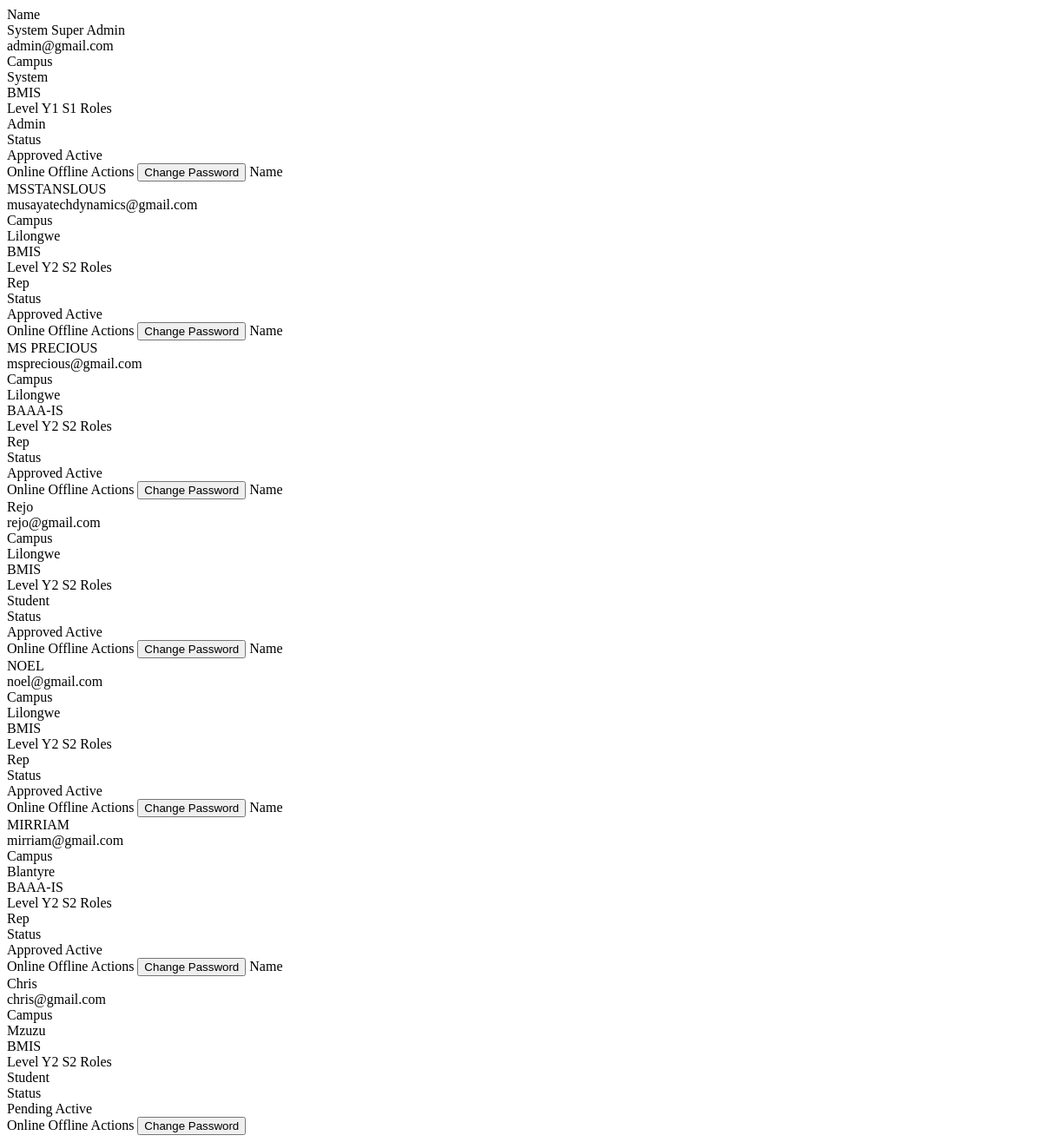
Before: /admin/table/users (signed in) with the older database file.
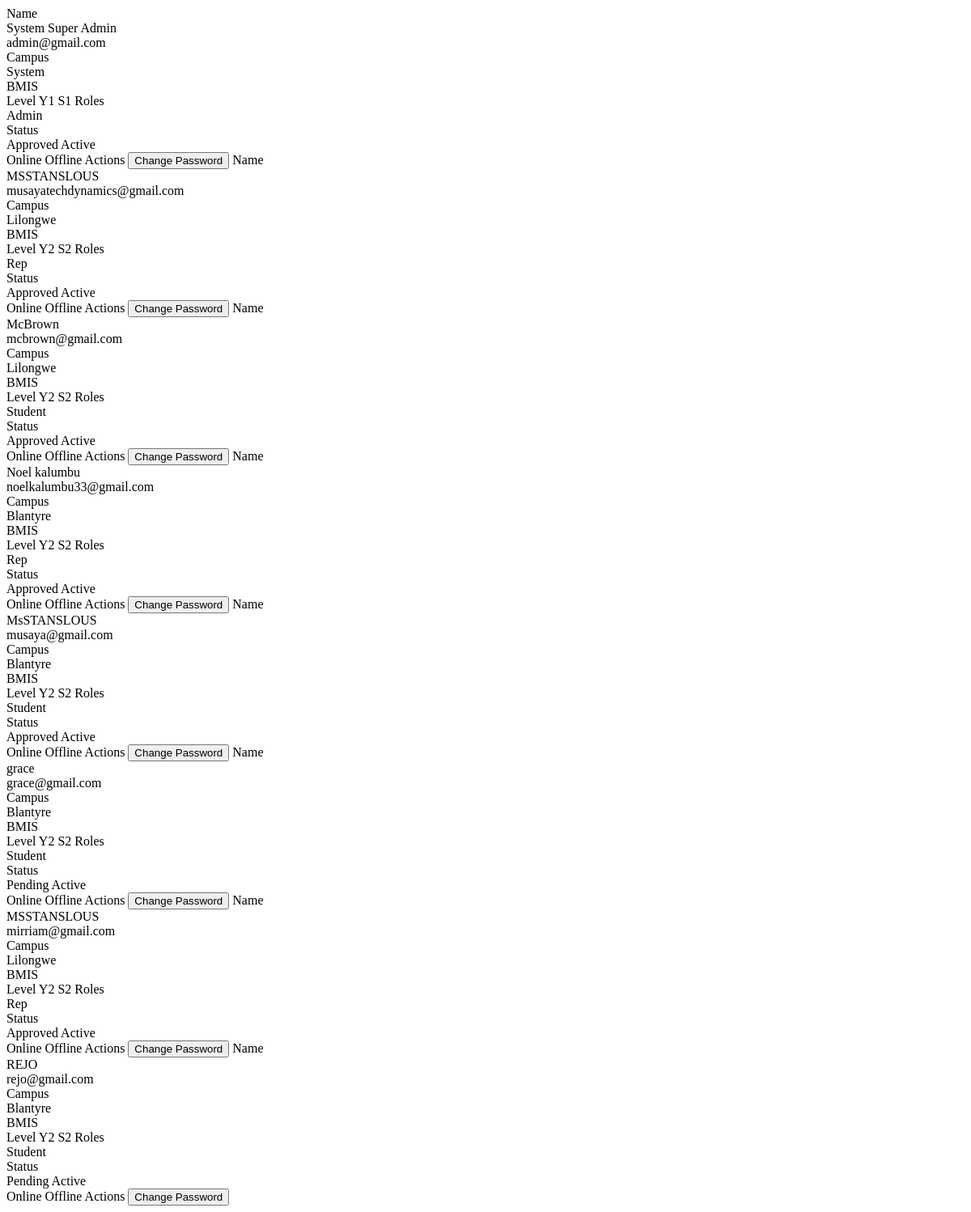
After: the same page with the newer database file.
### app/models.py (models this page shows)
class User(db.Model, UserMixin):
    id = db.Column(db.Integer, primary_key=True)
    full_name = db.Column(db.String(100), nullable=False)
    email = db.Column(db.String(120), unique=True, nullable=False)
    password_hash = db.Column(db.String(128), nullable=False)
    campus = db.Column(db.String(50), nullable=False)
    student_id = db.Column(db.String(20), nullable=True)
    phone_number = db.Column(db.String(15), nullable=True)
    year = db.Column(db.Integer, default=1)
    semester = db.Column(db.Integer, default=1)
    program_id = db.Column(db.Integer, db.ForeignKey('program.id'), nullable=False)
    is_approved = db.Column(db.Boolean, default=False)
    is_class_rep = db.Column(db.Boolean, default=False)
    is_admin = db.Column(db.Boolean, default=False)
    created_at = db.Column(db.DateTime, default=datetime.utcnow)
    theme_preference = db.Column(db.String(20), default='light')  # 'light' or 'dark'
    language_preference = db.Column(db.String(10), default='en')  # 'en' for now
    is_active = db.Column(db.Boolean, default=True)  # soft delete flag

class Program(db.Model):
    id = db.Column(db.Integer, primary_key=True)
    name = db.Column(db.String(100), nullable=False, unique=True)
    users = db.relationship('User', backref='program', lazy=True)

### app/core/routes.py (the view)
@core.route('/admin/table/users')
@login_required
def admin_users_table():
    if not current_user.is_admin:
        abort(403)
    page = request.args.get('page', 1, type=int)
    per_page = 10
    query = User.query
    paginated = paginate_query(query, page, per_page)
    return render_template('core/admin/_users_table_body.html',
                           users=paginated['items'],
                           page=paginated['page'],
                           pages=paginated['pages'],
                           now=datetime.utcnow())

### app/__init__.py (called while the page is built)
@login_manager.user_loader
def load_user(user_id):
    return User.query.get(int(user_id))

### app/core/routes.py (called while the page is built)
def paginate_query(query, page=1, per_page=10):
    total = query.count()
    items = query.offset((page - 1) * per_page).limit(per_page).all()
    return {
        'items': items,
        'total': total,
        'page': page,
        'per_page': per_page,
        'pages': (total + per_page - 1) // per_page if total > 0 else 1
    }

### app/templates/core/admin/_users_table_body.html (shortened to what this page needs)
{% for user in users %}
<tr class="block sm:table-row hover:bg-[#faf8f5] transition-colors border-b sm:border-b-0 border-[#f0ebe3] mb-4 sm:mb-0 rounded-xl sm:rounded-none shadow-sm sm:shadow-none">
    <td class="block sm:table-cell px-6 py-4 whitespace-nowrap">
        <span class="sm:hidden text-[10px] font-bold text-[#b5aaa0] uppercase tracking-wider block">Name</span>
        <div class="font-bold text-[#1a1a1a]">{{ user.full_name }}</div>
        <div class="text-[#b5aaa0] text-xs mt-0.5">{{ user.email }}</div>
    </td>
    <td class="block sm:table-cell px-6 py-4 whitespace-nowrap">
        <span class="sm:hidden text-[10px] font-bold text-[#b5aaa0] uppercase tracking-wider block">Campus</span>
        <div class="text-[#5a5248] font-semibold text-xs uppercase tracking-wide">{{ user.campus or 'N/A' }}</div>
        <div class="text-[#6b5e50] text-[10px] font-bold uppercase tracking-tight mt-0.5">{{ user.program.name }}</div>
    </td>
    <td class="block sm:table-cell px-6 py-4 whitespace-nowrap">
        <span class="sm:hidden text-[10px] font-bold text-[#b5aaa0] uppercase tracking-wider block">Level</span>
        <span class="font-mono font-black text-[#5a5248] bg-[#f5f2ec] border border-[#ede8e0] px-2 py-0.5 rounded text-xs">Y{{ user.year }} S{{ user.semester }}</span>
    </td>
    <td class="block sm:table-cell px-6 py-4 whitespace-nowrap">
        <span class="sm:hidden text-[10px] font-bold text-[#b5aaa0] uppercase tracking-wider block">Roles</span>
        <div class="flex flex-wrap gap-1">
            {% if user.is_admin %}
            <span class="bg-red-100 text-red-700 text-[9px] font-bold px-2 py-0.5 rounded-md border border-red-200">Admin</span>
            {% endif %}
            {% if user.is_class_rep %}
            <span class="bg-amber-100 text-amber-700 text-[9px] font-bold px-2 py-0.5 rounded-md border border-amber-200">Rep</span>
            {% endif %}
            {% if not user.is_admin and not user.is_class_rep %}
            <span class="bg-slate-100 text-slate-600 text-[9px] font-bold px-2 py-0.5 rounded-md border border-slate-200">Student</span>
            {% endif %}
        </div>
    </td>
    <td class="block sm:table-cell px-6 py-4 whitespace-nowrap">
        <span class="sm:hidden text-[10px] font-bold text-[#b5aaa0] uppercase tracking-wider block">Status</span>
        <div class="flex flex-col gap-1">
            {% if user.is_approved %}
            <span class="inline-flex items-center text-emerald-600 text-[10px] font-extrabold uppercase tracking-wide bg-emerald-50 border border-emerald-200 px-2 py-0.5 rounded-md">
                Approved
            </span>
            {% else %}
            <span class="inline-flex items-center text-amber-600 text-[10px] font-extrabold uppercase tracking-wide bg-amber-50 border border-amber-200 px-2 py-0.5 rounded-md">
                Pending
            </span>
            {% endif %}
            {% if user.is_active %}
            <span class="inline-flex items-center text-emerald-600 text-[10px] font-extrabold uppercase tracking-wide bg-emerald-50 border border-emerald-200 px-2 py-0.5 rounded-md">
                Active
            </span>
            {% else %}
            <span class="inline-flex items-center text-rose-600 text-[10px] font-extrabold uppercase tracking-wide bg-rose-50 border border-rose-200 px-2 py-0.5 rounded-md">
                Deactivated
            </span>
            {% endif %}
        </div>
    </td>
    <td class="block sm:table-cell px-6 py-4 whitespace-nowrap">
        <span class="sm:hidden text-[10px] font-bold text-[#b5aaa0] uppercase tracking-wider block">Online</span>
        {% if user.last_activity and (now - user.last_activity).total_seconds() < 300 %}
        <span class="inline-flex items-center gap-1 text-emerald-600 text-[10px] font-extrabold uppercase tracking-wide">
            <span class="w-2 h-2 rounded-full bg-emerald-500 animate-pulse"></span> Online
        </span>
        {% else %}
        <span class="inline-flex items-center gap-1 text-slate-400 text-[10px] font-extrabold uppercase tracking-wide">
             Offline
        </span>
        {% endif %}
    </td>
    <td class="block sm:table-cell px-6 py-4 text-right whitespace-nowrap">
        <span class="sm:hidden text-[10px] font-bold text-[#b5aaa0] uppercase tracking-wider block">Actions</span>
        <button onclick="openPasswordModal({{ user.id }}, '{{ user.full_name }}')" class="text-[11px] font-bold text-[#6b5e50] hover:text-[#1a1a1a] underline underline-offset-4 decoration-[#ede8e0] transition-colors cursor-pointer">
            Change Password
        </button>
    </td>
</tr>
{% endfor %}

Changed rows visible on the page:
removed User: full_name "MS PRECIOUS", email "msprecious@gmail.com", campus "Lilongwe", program.name "BAAA-IS", year "2", semester "2", is_class_rep "Rep", is_approved "Approved", is_active "Active"
removed User: full_name "Rejo", email "rejo@gmail.com", campus "Lilongwe", program.name "BMIS", year "2", semester "2", is_admin "Student", is_approved "Approved", is_active "Active"
removed User: full_name "NOEL", email "noel@gmail.com", campus "Lilongwe", program.name "BMIS", year "2", semester "2", is_class_rep "Rep", is_approved "Approved", is_active "Active"
removed User: full_name "MIRRIAM", email "mirriam@gmail.com", campus "Blantyre", program.name "BAAA-IS", year "2", semester "2", is_class_rep "Rep", is_approved "Approved", is_active "Active"
removed User: full_name "Chris", email "chris@gmail.com", campus "Mzuzu", program.name "BMIS", year "2", semester "2", is_admin "Student", is_approved "Pending", is_active "Active"
added User: full_name "McBrown", email "mcbrown@gmail.com", campus "Lilongwe", program.name "BMIS", year "2", semester "2", is_admin "Student", is_approved "Approved", is_active "Active"
added User: full_name "Noel kalumbu", email "noelkalumbu33@gmail.com", campus "Blantyre", program.name "BMIS", year "2", semester "2", is_class_rep "Rep", is_approved "Approved", is_active "Active"
added User: full_name "MsSTANSLOUS", email "musaya@gmail.com", campus "Blantyre", program.name "BMIS", year "2", semester "2", is_admin "Student", is_approved "Approved", is_active "Active"
added User: full_name "grace", email "grace@gmail.com", campus "Blantyre", program.name "BMIS", year "2", semester "2", is_admin "Student", is_approved "Pending", is_active "Active"
added User: full_name "MSSTANSLOUS", email "mirriam@gmail.com", campus "Lilongwe", program.name "BMIS", year "2", semester "2", is_class_rep "Rep", is_approved "Approved", is_active "Active"
added User: full_name "REJO", email "rejo@gmail.com", campus "Blantyre", program.name "BMIS", year "2", semester "2", is_admin "Student", is_approved "Pending", is_active "Active"
